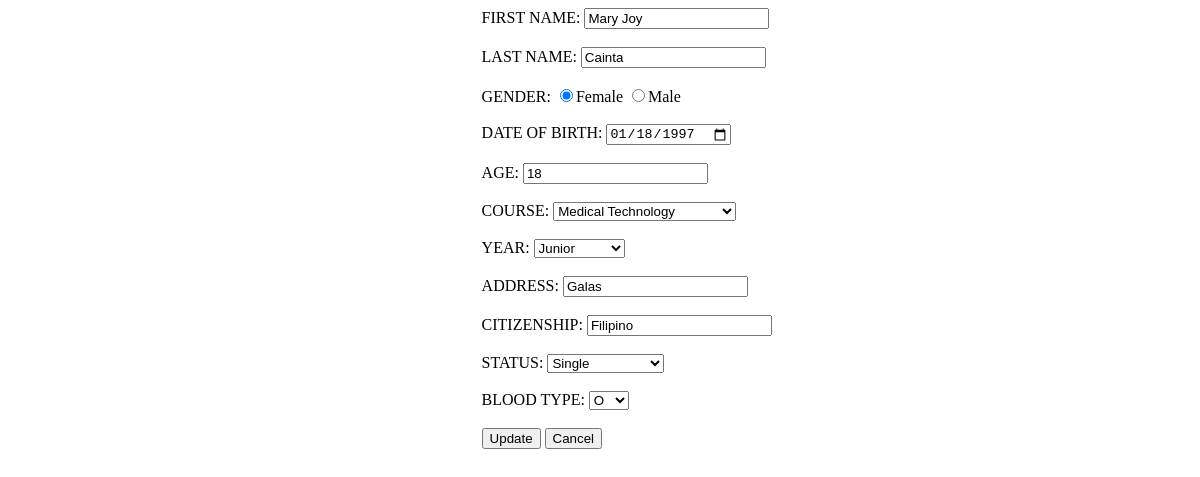
The app's page /update.php?id=19 with its own data.
### tables this page shows
CREATE TABLE IF NOT EXISTS `infotbl` (
  `ID` int(11) NOT NULL AUTO_INCREMENT,
  `FirstName` varchar(100) NOT NULL,
  `LastName` varchar(100) NOT NULL,
  `Gender` varchar(50) NOT NULL,
  `Dateofbirth` date NOT NULL,
  `Age` int(11) DEFAULT NULL,
  `Course` varchar(100) NOT NULL,
  `Year` varchar(50) DEFAULT NULL,
  `Address` varchar(100) NOT NULL,
  `Citizenship` varchar(100) DEFAULT NULL,
  `Status` varchar(100) DEFAULT NULL,
  `BloodType` varchar(10) DEFAULT NULL,
  PRIMARY KEY (`ID`)
);

### update.php (the view, shortened to what this page needs)
<!DOCTYPE html>
<html>
  <head>
    <link rel="stylesheet" type="text/css" href="stylesheet.css">
  </head>
<body>
<?php
  include "config.php";
      $fname=$lname=$gender=$bday=$age=$course=$year=$address=$citizenship=$status=$bt="";
          if(isset($_GET['id']) and$_SERVER["REQUEST_METHOD"]=="GET")
          {
              $ID=$_GET["id"];
              $sql = "SELECT * FROM infotbl WHERE ID=".$ID."";
              $rs=$conn->query($sql);
                        if ($rs->num_rows > 0)
                        {
                               while($row = $rs->fetch_assoc())
                               {
                                $fname=$row["FirstName"];
                                $lname=$row["LastName"];
                                $gender=$row["Gender"];
                                $bday=$row["Dateofbirth"];
                                $age=$row["Age"];
                                $course=$row["Course"];
                                $year=$row["Year"];
                                $address=$row["Address"];
                                $citizenship=$row["Citizenship"];
                                $status=$row["Status"];
                                $bt=$row["BloodType"];
                              }
                        }
          }
?>
<div class="form">
    <form action="#" method="post">
    FIRST NAME:
        <input type="text" name="fname" value="<?php echo $fname;?>">
        <br><br>
    LAST NAME:
        <input type="text" name="lname" value="<?php echo $lname;?>">
        <br><br>
    GENDER:
         <input type="radio" name="gender"
            <?php if (isset($gender) && $gender=="female") echo "checked";?>
         value="female">Female
         <input type="radio" name="gender"
            <?php if (isset($gender) && $gender=="male") echo "checked";?>
         value="male">Male
         <br><br>
    DATE OF BIRTH:
        <input type="date" name="bday" value="<?php echo $bday;?>"><br><br>
    AGE:
        <input type="text" name="age" value="<?php echo $age;?>">
        <br><br>
    COURSE: <select name="course">
            <option value="<?php echo $course;?>"><?php echo $course;?></option>
          </select><br><br>
    YEAR: <select name="year">
            <option value="<?php echo $year;?>"><?php echo $year;?></option>
      </select><br><br>
    ADDRESS:
          <input type="text" name="address" value="<?php echo $address;?>">
        <br><br>
    CITIZENSHIP:
          <input type="text" name="citizenship" value="<?php echo $citizenship;?>">
        <br><br>
    STATUS: <select name="status">
            <option value="<?php echo $status;?>"><?php echo $status;?></option>
      </select><br><br>
    BLOOD TYPE: <select name="bt">
            <option value="<?php echo $bt;?>"><?php echo $bt;?></option>
      </select><br><br>
    <input id="button" type="submit" name="update" value="Update">
        <input id="button" name="cancel" type="submit" onclick="history.go(-1);"  value="Cancel">
    </form>
</div>
</body>
</html>

### stylesheet.css (style rules this page uses)
.form { padding-left: 40%; }

### records on screen
infotbl: fname "Mary Joy", lname "Cainta", Gender "☑", bday "01/18/1997", age "18", course "Medical Technology", year "Junior", address "Galas", citizenship "Filipino", status "Single", bt "O"
